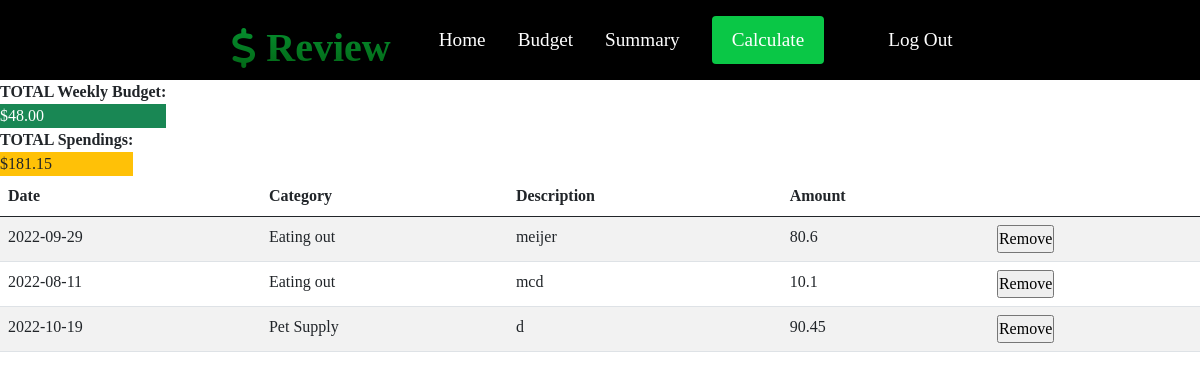
The page /summary (signed in) on the database its author committed.
### tables this page shows
CREATE TABLE 'users' ('id' INTEGER PRIMARY KEY AUTOINCREMENT NOT NULL, 'username' TEXT, 'hash' TEXT, 'wkly_ttl' INTEGER);

CREATE TABLE 'spendings' ('id' INTEGER PRIMARY KEY AUTOINCREMENT NOT NULL, 'user_id' INTEGER, 'date' DATETIME, 'category' TEXT, 'description' TEXT, 'amount' NUMERIC);

### app.py (the view)
@app.route("/summary")
@login_required
def summary():
    id = session["user_id"]
    spendings = db.execute("SELECT id, date, category, description, amount FROM spendings WHERE user_id = ? ORDER BY category", id)
    users = db.execute("SELECT wkly_ttl FROM users WHERE id = ?", id)
    sum_all = db.execute("SELECT ROUND(SUM(amount),2) as sum_amount FROM spendings WHERE user_id = ?", id)
    return render_template("summary.html", spendings=spendings, users=users, sum_all=sum_all)

### app.py (called while the page is built)
@app.after_request
def after_request(response):
    response.headers["Cache-Control"] = "no-cache, no-store, must-revalidate"
    response.headers["Expires"] = 0
    response.headers["Pragma"] = "no-cache"
    return response

def login_required(f):
    @wraps(f)
    def decorated_function(*args, **kwargs):
        if session.get("user_id") is None:
            return redirect("/login")
        return f(*args, **kwargs)
    return decorated_function

### templates/summary.html (shortened to what this page needs)
{% extends "layout.html" %}
{% block css %}
<link href="static/style_home.css" rel="stylesheet">
{% endblock %}
{% block content %}
<table>
    <thead>
        <tr><th>TOTAL Weekly Budget:</th></tr>
    </thead>
    <tbody>
        {% for user in users %}
        <tr><td class="bg-success text-white">${{ user["wkly_ttl"] }}.00</td></tr>
        {% endfor %}
    </tbody>
</table>
<table>
    <thead>
        <tr><th>TOTAL Spendings:</th></tr>
    </thead>
    <tbody>
        {% for sum_all in sum_all %}
        <tr><td class="bg-warning text-dark">${{ sum_all["sum_amount"] }}</td></tr>
        {% endfor %}
    </tbody>
</table>
<table class="table table-striped">
    <thead>
        <tr>
            <th>Date</th>
            <th>Category</th>
            <th>Description</th>
            <th>Amount</th>
            <th></th>
        </tr>
    </thead>
    <tbody>
        {% for spending in spendings %}
        <tr>
            <td>{{ spending["date"] }}</td>
            <td>{{ spending["category"] }}</td>
            <td>{{ spending["description"] }}</td>
            <td>{{ spending["amount"] }}</td>
            <td>
                <form action="/remove" method="post">
                    <input type="submit" value="Remove">
                </form>
            </td>
        </tr>
        {% endfor %}
    </tbody>
</table>
{% endblock %}

### static/style_home.css (style rules this page uses)
* { box-sizing: border-box; margin: 0; padding: 0; font-family: "WildWest"; }

### rows shown on the page
users: wkly_ttl "48"
spendings: date "2022-09-29", category "Eating out", description "meijer", amount "80.6"
spendings: date "2022-08-11", category "Eating out", description "mcd", amount "10.1"
spendings: date "2022-10-19", category "Pet Supply", description "d", amount "90.45"

### other values the page prints
{{ sum_all["sum_amount"] }} "181.15"
